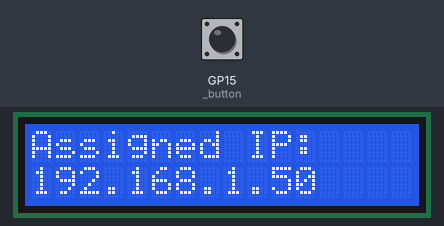
Bench run of a program on a simulated Raspberry Pi Pico running MicroPython. Shown: 16×2 character LCD. The inputs (shaded band) are chosen by the test bench; at power-on: GP15 (_button) HIGH. Threads take turns every 2 ms; library files of the repository ran but are not shown: pico_i2c_lcd.py; what the program prints to the serial console is not drawn.

Above: at 2.7 s.
2.8 s: GP15 (_button) pulled LOW for 1 s
At 4.1 s:
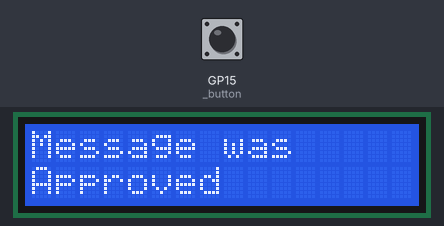
Timing chart, 0 to 5.8 s (numbered marks = the images above; inputs shaded):
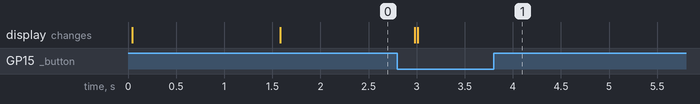

Measured:
- after the input at 2.8 s, the display: first changes after 0.18 s (image 1 shows a later state)

The program:

main.py
```python
"""PicoPager - web-triggered pager on Raspberry Pi Pico 2W.

Flow:
    browser form --POST /--> HTTP server (phew) --> message shown on 16x2 LCD
    local button (GP15) pressed --> LCD shows "Message was Approved"
    browser polls /check_approval --> shows JS alert once approved

Wiring:
    LCD1602 + PCF8574 backpack:  GP4 = SDA, GP5 = SCL (I2C bus 0, addr 0x27)
    Approve button:              GP15 to GND (internal pull-up, LOW = pressed)
"""

import _thread
import time

from machine import I2C, Pin

from phew import server
from phew import connect_to_wifi

from wifiCredentials import wifiDetails
from vendor.pico_i2c_lcd import I2cLcd

# --- Configuration -----------------------------------------------------------

# Default I2C address for PCF8574 backpack; use 0x3F if 0x27 does not respond.
I2C_ADDR = 0x27
I2C_NUM_ROWS = 2
I2C_NUM_COLS = 16
I2C_FREQ = 400_000
I2C_SDA_PIN = 4
I2C_SCL_PIN = 5

# Approve button: input with internal pull-up, LOW when pressed.
BUTTON_PIN = 15
BUTTON_POLL_INTERVAL = 0.2  # seconds

# How long the "Message was Approved" banner stays on the LCD before the
# latest message is shown again.
APPROVAL_BANNER_SECONDS = 5.0

# --- Hardware setup ----------------------------------------------------------

i2c = I2C(0, sda=Pin(I2C_SDA_PIN), scl=Pin(I2C_SCL_PIN), freq=I2C_FREQ)
lcd = I2cLcd(i2c, I2C_ADDR, I2C_NUM_ROWS, I2C_NUM_COLS)

_button = Pin(BUTTON_PIN, Pin.IN, Pin.PULL_UP)


def _button_pressed():
    """True while the approve button is held down."""
    return _button.value() == 0


def _sanitize_line(text):
    """Remove non-printable ASCII characters and limit to LCD width."""
    result = ""

    for ch in text:
        code = ord(ch)

        # Printable ASCII characters: space (32) ... ~ (126)
        if 32 <= code <= 126:
            result += ch

    return result[:I2C_NUM_COLS]


def _show_header_and_footer(header, footer):
    lcd.clear()
    lcd.move_to(0, 0)
    lcd.putstr(_sanitize_line(header))
    lcd.move_to(0, 1)
    lcd.putstr(_sanitize_line(footer))


def _show_message(message):
    _show_header_and_footer("Received message:", message)


def _show_approved():
    _show_header_and_footer("Message was", "Approved")


# --- Approval state (guarded by the lock: phew handlers run in its own
# worker thread, so the web thread and the button thread must not tear it
# apart) ----------------------------------------------------------------------

_state_lock = _thread.allocate_lock()
_current_message = ""
_approved = False


def _on_button_pressed():
    """Called by the button polling thread."""
    global _approved
    with _state_lock:
        _approved = True
    print("Button pressed: message approved.")
    _show_approved()
    # Keep the banner visible for a while, then show the message again.
    time.sleep(APPROVAL_BANNER_SECONDS)
    with _state_lock:
        current = _current_message
    if current:
        _show_message(current)


def _poll_button():
    """Background thread: react to the physical approve button."""
    while True:
        if _button_pressed():
            _on_button_pressed()
            # De-bounce: wait until the button is released again.
            while _button_pressed():
                time.sleep(0.05)
        time.sleep(BUTTON_POLL_INTERVAL)


# --- Wi-Fi -------------------------------------------------------------------

def _connect_wifi():
    """Connect to Wi-Fi, retrying forever. Returns the assigned IP address."""
    details = wifiDetails()
    while True:
        ip = connect_to_wifi(details.getSSID(), details.getPassword())
        if ip is not None:
            return ip
        print("Wi-Fi connection failed, retrying in 2s...")
        _show_header_and_footer("Connection", "failed ...")
        time.sleep(2)


# --- Web server --------------------------------------------------------------

def _load_index_html():
    try:
        with open("index.html", "r") as page:
            return page.read()
    except OSError as exc:
        return "<h1>index.html missing</h1><p>%s</p>" % exc


def _setup_routes(index_html):
    @server.route("/", methods=["GET"])
    def home(request):
        return index_html

    @server.route("/", methods=["POST"])
    def save_message(request):
        global _current_message
        with _state_lock:
            global _approved
            _approved = False

        message = request.form.get("message") or ""
        if not message.strip():
            _show_header_and_footer("Error", "Empty message")
            return index_html

        with _state_lock:
            _current_message = message
        print("Received message: %r" % message)
        _show_message(message)
        return index_html

    @server.route("/check_approval", methods=["GET"])
    def check_status(request):
        with _state_lock:
            approved = _approved
        # If the physical button was pressed in the meantime (e.g. no
        # polling thread caught it), honour it here as well.
        if not approved and _button_pressed():
            _on_button_pressed()
            approved = True
        return "approved" if approved else "pending"

    @server.catchall()
    def catchall(request):
        return "Page not found", 404


# --- Entry point -------------------------------------------------------------

def main():
    print("Connecting to Wi-Fi...")
    ip = _connect_wifi()
    print("Got IP:", ip)
    _show_header_and_footer("Assigned IP:", ip)

    index_html = _load_index_html()
    _setup_routes(index_html)

    _thread.start_new_thread(_poll_button, ())

    print("Starting HTTP server on http://%s/" % ip)
    server.run()


main()
```

wifiCredentials.py
```python
"""Wi-Fi credentials for PicoPager.

Fill in your network SSID and password below.
"""


class wifiDetails:
    def __init__(self, ssid=None, password=None):
        if ssid is not None:
            self._ssid = ssid
        else:
            self._ssid = "Your_SSID"
        if password is not None:
            self._password = password
        else:
            self._password = "Your_PASS"

    def getSSID(self):
        return self._ssid

    def getPassword(self):
        return self._password

    def __str__(self):
        return "network: {} ; pass: {}".format(self._ssid, self._password)
```
